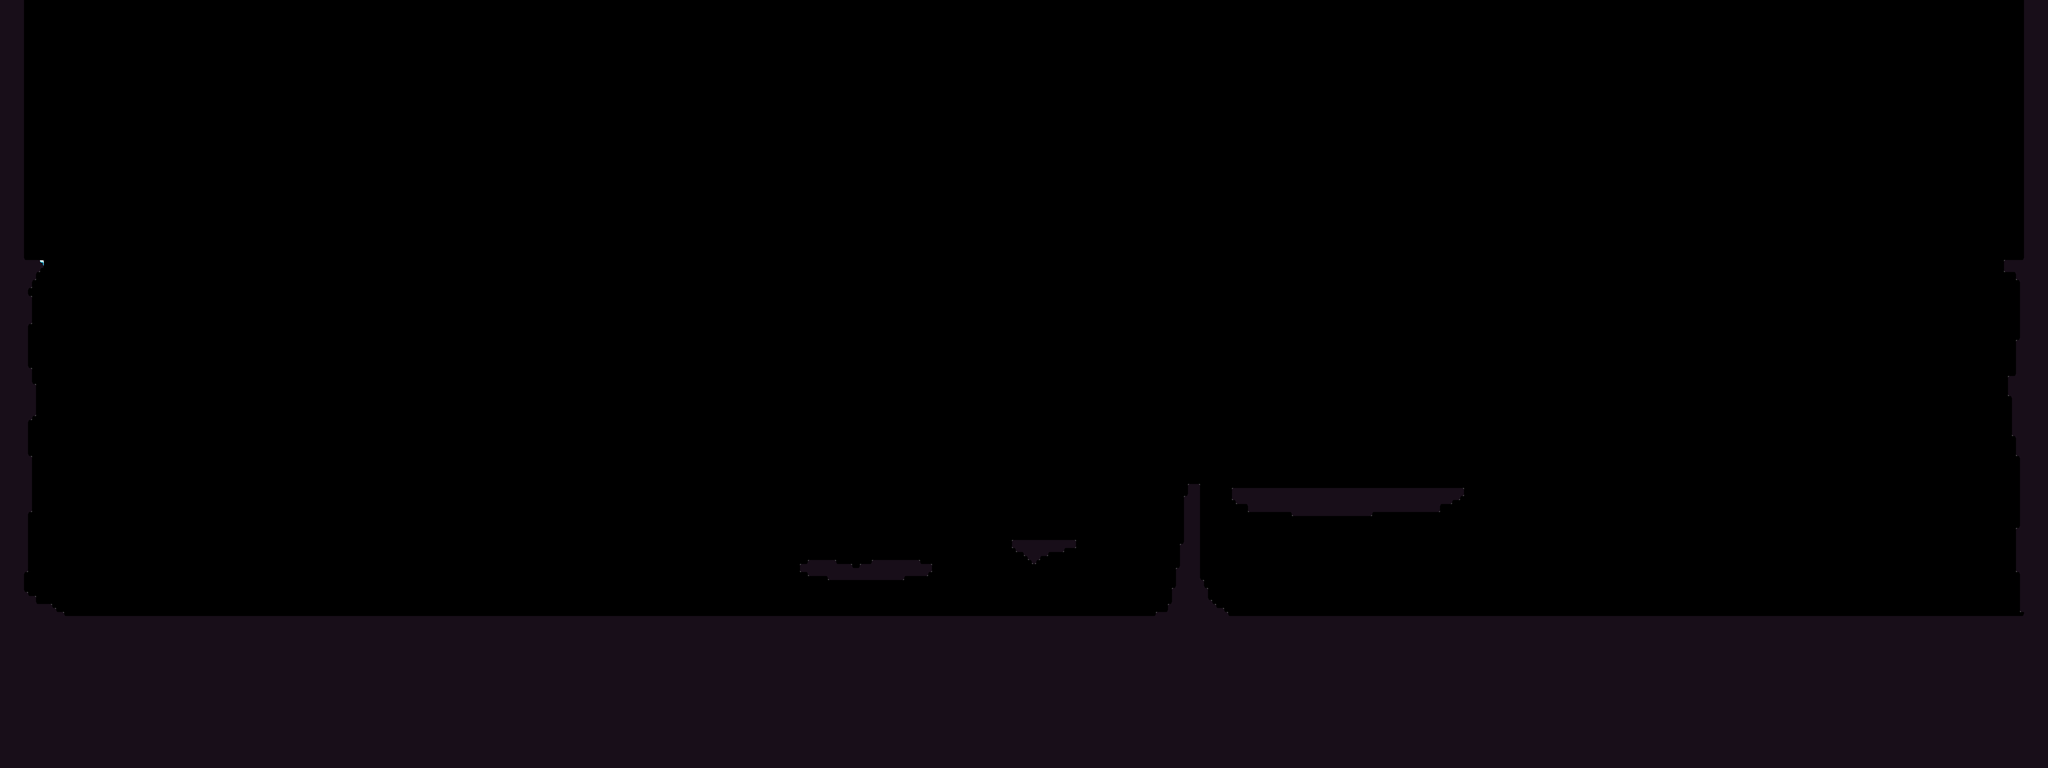

Rendered tile map (Tiled .tmx) drawn with the repository's tilesets; below, a short description and the map source with its tile grids summarised:
An orthogonal 512x192 tile map with 16x16 px tiles, 2 tile layers (prototype, Tile).

<map version="1.10" tiledversion="1.10.2" orientation="orthogonal" renderorder="right-down" width="512" height="192" tilewidth="16" tileheight="16" infinite="0" nextlayerid="285" nextobjectid="1">
 <tileset firstgid="1" source="Winter.tsx" />
 <layer id="1" name="prototype" width="512" height="192" opacity="0.5">
  <data>[98304 cells, 22363 non-empty, 1 distinct tile ids]</data>
 </layer>
 <layer id="284" name="Tile" width="512" height="192">
  <data>[98304 cells, 22434 non-empty, 12 distinct tile ids]</data>
 </layer>
</map>
